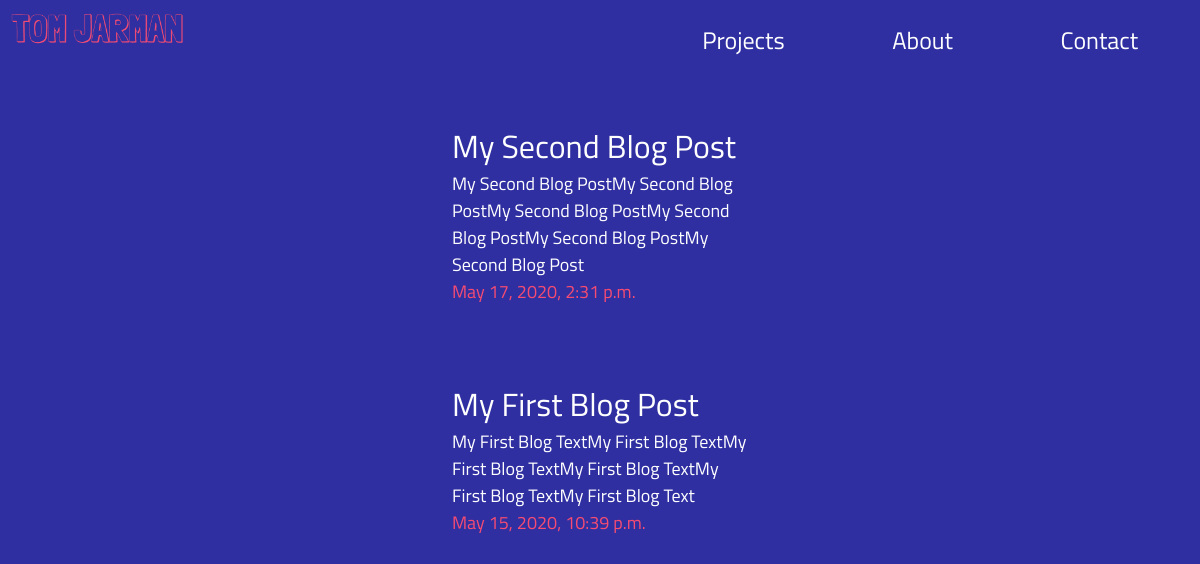
The page / on the database its author committed.
### blog/models.py (models this page shows, shortened)
class Post(models.Model):
    title = models.CharField(max_length=100)
    slug = models.SlugField(unique=True)
    image = models.FileField(blank=True)
    description = models.CharField(max_length=400)
    text = models.TextField()
    category = models.ForeignKey(Category, on_delete=models.CASCADE)
    updated_on = models.DateTimeField(auto_now=True)
    created_on = models.DateTimeField(auto_now_add=True)
    author = models.ForeignKey(User, on_delete=models.CASCADE)

### blog/views.py (the view)
# urls.py: path('', views.IndexView.as_view(), name='index'),
class IndexView(generic.ListView):
    template_name = 'blog/index.html'
    context_object_name = 'post_list'
    def get_queryset(self):
        return Post.objects.filter(
            created_on__lte=timezone.now()
        ).order_by('-created_on')

### blog/templates/blog/index.html
{% include "blog/navbar.html" %}
<div class="content">
    {% if post_list %}
        <dl class="blog-list">
        {% for post in post_list %}
            <div class="post-details">
                <a href="{% url 'blog:detail' post.slug %}">
                    <dt>{{ post.title }}</dt>
                    <p>{{ post.description }}</p>
                    <dd>{{ post.created_on }}</dd>
                </a>
            </div>
        {% endfor %}
        </dl>
    {% else %}
        <p>No posts available.</p>
    {% endif %}
</div>

### blog/static/blog/style.css (style rules this page uses)
* { font-size: 100%; font-family: 'Titillium Web', sans-serif; }
.content { max-width: 25%; margin: auto; text-align: center; }
.blog-list { list-style: inside; text-align: center; }
.post-details { margin-top: 2cm; }
.post-details a { text-decoration: none; color: white; font-size: xx-large; text-align: left; }
.post-details a p { margin: 0; text-align: left; font-size: large; }
.post-details a dd { font-size: large; text-align: left; color: #f64c72; margin: 0; }

### rows shown on the page
Post: title "My Second Blog Post", description "My Second Blog PostMy Second Blog PostMy Second Blog PostMy Second Blog PostMy Second Blog PostMy Second Blog Post", created_on "May 17, 2020, 2:31 p.m."
Post: title "My First Blog Post", description "My First Blog TextMy First Blog TextMy First Blog TextMy First Blog TextMy First Blog TextMy First Blog Text", created_on "May 15, 2020, 10:39 p.m."
